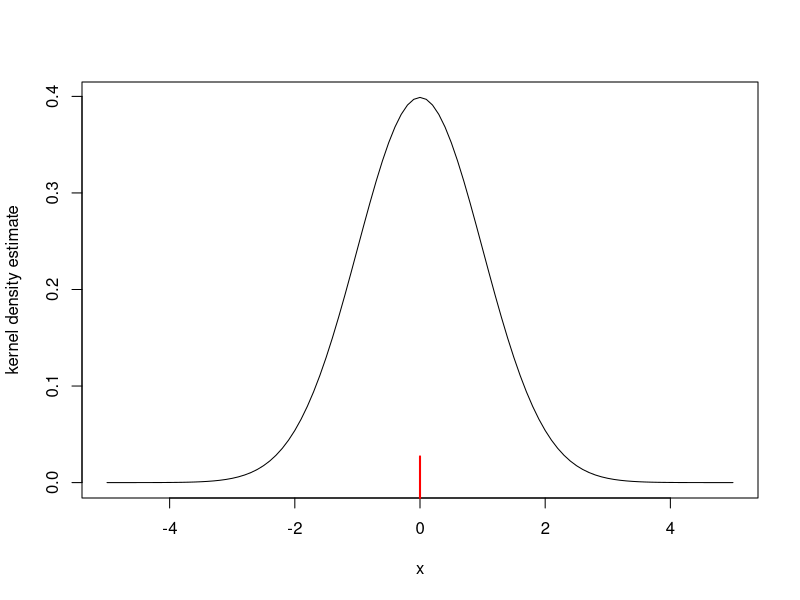

Generate this figure with R: (Note: this script raises an error after producing the figure.)
wd = 'C:/Users/Karina/Dropbox/01_Dossiers/01a_NumExp/variableKernelDensityEstimation'
setwd(wd)

singleGaussianKernel = function(t,e,h){
  # t is for training data
  # e is for evaluation data
  # h is the bandwidth of the single kernel
  normVal = 1 / (h * sqrt(2 * pi))
  expVal = exp( - (e - t)^2 / (2*h^2))
  return(normVal * expVal)
}

# ---------------- testing functions -----------------------------------------

evalVect = seq(from=-5,to=5,by=0.1)
kernelVect = singleGaussianKernel(0,evalVect,1)
plot(evalVect,kernelVect,
     type='l',
     xlab = 'x',ylab='kernel density estimate')
axis(1,0,labels = NA,lwd.ticks = 2,col.ticks = 'red',tck=0.1)

# ---------------- end testing functions -------------------------------------

kde_h = function(tdat,edat,bwtype,h){
  
  # sanity checks
  if(bwtype=='fixed'){
    print(paste0('Starting kde with fixed bandwidth (h=',h,') ...'))
    
  }else if(bwtype=='balloon'){
    print('Starting kde with balloon estimator...')
    # check that there are as many bandwidths as evaluation data points
    if(length(h)!=length(edat)){
      stop(paste0('In kde_h, when bwtype="balloon", you must have length(h)==length(edat).\n',
                  'You have length(h)=',length(h),' and length(edat)=',length(edat),'.'))
    }
    
  }else if(bwtype=='sampleSmoothing'){
    print('Starting kde with sample smoothing estimator...')
    # check that there are as many bandwidths as training data points
    if(length(h)!=length(tdat)){
      stop(paste0('In kde_h, when bwtype="sampleSmoothing", you must have length(h)==length(tdat).\n',
                  'You have length(h)=',length(h),' and length(tdat)=',length(tdat),'.'))
    }
    
  }else{stop('In kde_h, bwtype should be set to "fixed", "balloon" or "sampleSmoothing".')}
  
  n = length(tdat) # this is the number of kernels
  vectIndividuals = array(0,dim=c(n,length(edat))) # each row is an individual kernel
  
  # loop over each training data point
  if(bwtype=='fixed'){
    for (i in 1:n){
      vectIndividuals[i,] = singleGaussianKernel(tdat[i],edat,h)
    }
    # the result is the average of individual kernels
    individualKernels = 1/n * vectIndividuals
    ans = colSums(individualKernels)
    
  }else if(bwtype=='balloon'){
    # TO DO
    
  }else if(bwtype=='sampleSmoothing'){
    # TO DO
  }
  
  return(list(kde = ans,individualKernels = individualKernels))
  
}


# ---------------- testing functions -----------------------------------------

evalVect = seq(from=-5,to=5,by=0.1)
trainingVect = tdat = runif(5,min = -1,max = 2)
kernelVect = kde(trainingVect,evalVect,1)
plot(evalVect,kernelVect$kde,
     type='l',
     xlab = 'x',ylab='kernel density estimate')
axis(1,trainingVect,labels = NA,lwd.ticks = 2,col.ticks = 'red',tck=0.1)
for(i in 1:length(trainingVect)){
  lines(evalVect,kernelVect$individualKernels[i,],lty=2)
}

# ---------------- end testing functions -------------------------------------

bw_balloon_LQ = function(tdat,edat,k){
  # This function looks for the bandwidth 
  # following the Loftsgaarden-Quesenberry algorithm
  # The bandwidth depends on the point of estimation.
  
  
  
  # look for distance between evaluation point and kth nearest neighbor training point
  
  for (i in 1:length(edat)){
    
    # compute distances between evalution point and training dataset  
    dist = sqrt( (tdat - edat[i])^2 )
    
  }
  
  # here the length of the bandwidth vector corresponds to the length of the evaluation dataset.
  
}



tdat = runif(10,min = 0,max = 1)
